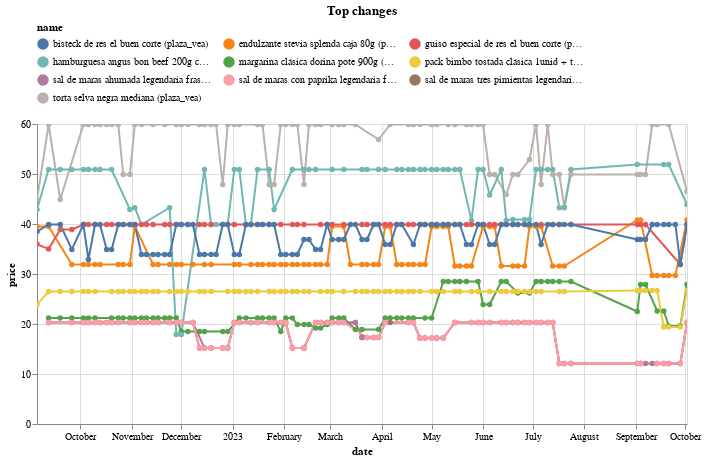

The cell this chart's notebook holds for it:
### Code cell
top_changes_abs.head(10).pipe(plot_changes, 'Top changes')

### Figure 1 — Vega-Lite specification as saved in the notebook (floating-point values rounded to 4 significant figures; data arrays with more than 128 entries replaced by an {"elided": "..."} marker saying what was removed)
{"config": {"view": {"continuousWidth": 300, "continuousHeight": 300}, "legend": {"columns": 3, "orient": "top"}}, "data": {"name": "data-8367c6646dda0d69ebef66de05f3b2f8"}, "mark": {"type": "line", "point": true}, "encoding": {"color": {"field": "name", "scale": {"domain": ["bisteck de res el buen corte (plaza_vea)", "endulzante stevia splenda caja 80g (plaza_vea)", "guiso especial de res el buen corte (plaza_vea)", "hamburguesa angus bon beef 200g caja 4un (plaza_vea)", "margarina clásica dorina pote 900g (plaza_vea)", "pack bimbo tostada clásica 1unid + tostada integral 2unid (plaza_vea)", "sal de maras ahumada legendaria frasco 100g (plaza_vea)", "sal de maras con paprika legendaria frasco 100g (plaza_vea)", "sal de maras tres pimientas legendaria frasco 100g (plaza_vea)", "torta selva negra mediana (plaza_vea)"]}, "type": "nominal"}, "tooltip": [{"field": "name", "type": "nominal"}, {"field": "price", "type": "quantitative"}, {"field": "last_price", "type": "quantitative"}], "x": {"field": "date", "type": "temporal"}, "y": {"field": "price", "type": "quantitative"}}, "params": [{"name": "param_7", "select": {"type": "point", "fields": ["name"]}, "bind": "legend"}, {"name": "param_8", "select": {"type": "interval", "encodings": ["x", "y"]}, "bind": "scales"}], "title": "Top changes", "transform": [{"filter": {"param": "param_7"}}], "width": 650, "$schema": "https://vega.github.io/schema/vega-lite/v5.14.1.json", "datasets": {"data-8367c6646dda0d69ebef66de05f3b2f8": {"elided": "791 records"}}}
